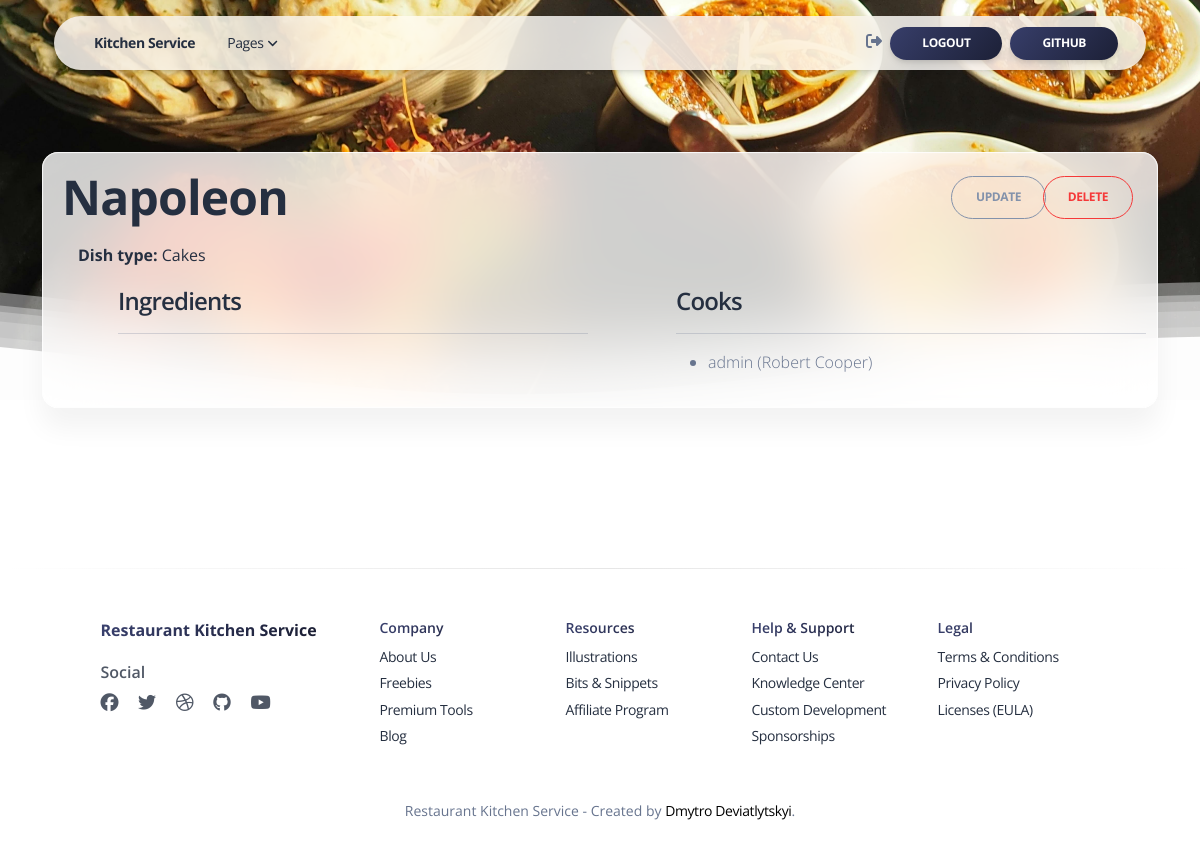
The page /dishes/1/ (signed in) on the database its author committed.
### kitchen/models.py (models this page shows, shortened)
class Dish(models.Model):
    name = models.CharField(max_length=255)
    description = models.TextField()
    price = models.DecimalField(max_digits=10, decimal_places=2)
    type = models.ForeignKey(
        DishType,
        on_delete=models.CASCADE,
        related_name="dishes"
    )
    cooks = models.ManyToManyField(
        settings.AUTH_USER_MODEL,
        related_name="dishes"
    )
    ingredients = models.ManyToManyField(Ingredient, related_name="dishes")
    class Meta:
        ordering = ("name", )
        verbose_name_plural = "dishes"

class DishType(models.Model):
    name = models.CharField(max_length=255)
    class Meta:
        ordering = ("name", )

class Cook(AbstractUser):
    years_of_experience = models.IntegerField(default=0)
    class Meta:
        ordering = ("username", )

### kitchen/views.py (the view)
class DishDetailView(LoginRequiredMixin, generic.DetailView):
    model = Dish

### kitchen/context_processors.py (called while the page is built)
def cfg_assets_root(request):
    return {'ASSETS_ROOT': settings.ASSETS_ROOT}

### templates/kitchen/dish_detail.html (shortened to what this page needs)
{% extends "layouts/base-presentation.html" %}
{% load crispy_forms_filters %}
{% block navigation %}
  {% include "includes/navigation.html" %}
{% endblock %}
{% block content %}
  <header class="header-2">
    <div class="page-header section-height-50 relative"
         style="background-image: url('{{ ASSETS_ROOT }}/img/dish-list.jpg')">
      <div class="position-absolute w-100 z-index-1 bottom-0">
      </div>
    </div>
  </header>
  <section class="pt-2 pb-5" id="count-stats">
    <div class="container">
      <div class="row">
        <div class="z-index-2 border-radius-xl mt-n12 mx-auto py-3 blur shadow-blur">
          <div class="row p-2">
            <div class="position-relative col-md-9">
              <div class="m-0 text-lighter mt-n2">
                <h1>
                  {{ dish.name }}
                </h1>
              </div>
            </div>
            <div class="position-relative col-md-1 ms-6">
              <a href="{% url 'kitchen:dish-update' pk=dish.id %}"
                 class="btn btn-outline-secondary btn-round link-to-page mb-md-1">
                Update
              </a>
            </div>
            <div class="position-relative col-md-1">
              <a href="{% url 'kitchen:dish-delete' pk=dish.id %}"
                 class="btn btn-outline-warning btn-round link-to-page mb-md-1">
                Delete
              </a>
            </div>
          </div>
          <div class="row">
            <div class="position-relative">
              <div class="ms-4 text-dark">
                <p><strong>Dish type:</strong> {{ dish.type.name }}</p>
              </div>
            </div>
          </div>
          <div class="row">
            <div class="position-relative col-md-6">
              <div class="ms-6 text-lighter">
                <h4>Ingredients</h4>
                <hr>
              </div>
            </div>
            <div class="position-relative col-md-6">
              <div class="ms-6 text-lighter">
                <h4>Cooks</h4>
                <hr>
                <ul>
                  {% for cook in dish.cooks.all %}
                    <li>{{ cook.username }} ({{ cook.first_name }} {{ cook.last_name }})</li>
                  {% endfor %}
                </ul>
              </div>
            </div>
          </div>
        </div>
      </div>
    </div>
  </section>
{% endblock %}

### rows shown on the page
Dish: name "Napoleon", type.name "Cakes"
Cook: username "admin", first_name "Robert", last_name "Cooper"
